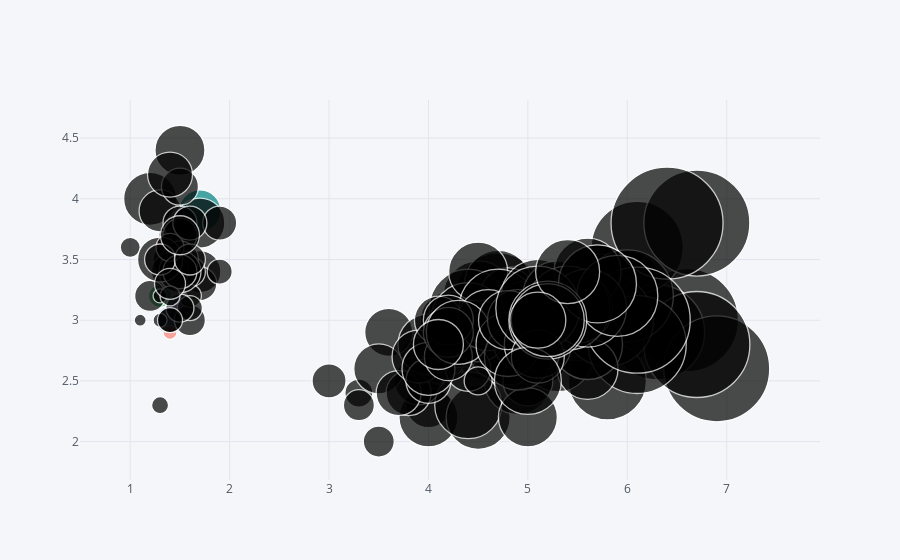

Notebook cell for this chart:
### Code cell
ds.iplot(kind='bubble',size='sepal_length',x='petal_length',y='sepal_width')

### Figure 1 — Plotly figure (JSON) as saved in the notebook; plotly's stock layout.template omitted (floating-point values rounded to 4 significant figures; data arrays with more than 128 entries replaced by an {"elided": "..."} marker saying what was removed)
{"data": [{"marker": {"color": ["rgb(255, 153, 51)", "rgb(55, 128, 191)", "rgb(50, 171, 96)", "rgb(128, 0, 128)", "rgb(219, 64, 82)", "rgb(0, 128, 128)", "rgb(255, 255, 51)", "rgb(128, 128, 0)", "rgb(251, 128, 114)", "rgb(128, 177, 211)"], "line": {"width": 1.3}, "size": {"elided": "150 int values"}, "symbol": "circle"}, "mode": "markers", "text": "", "type": "scatter", "x": {"elided": "150 float values"}, "y": {"elided": "150 float values"}}], "layout": {"legend": {"bgcolor": "#F5F6F9", "font": {"color": "#4D5663"}}, "paper_bgcolor": "#F5F6F9", "plot_bgcolor": "#F5F6F9", "title": {"font": {"color": "#4D5663"}}, "xaxis": {"gridcolor": "#E1E5ED", "showgrid": true, "tickfont": {"color": "#4D5663"}, "title": {"font": {"color": "#4D5663"}, "text": ""}, "zerolinecolor": "#E1E5ED"}, "yaxis": {"gridcolor": "#E1E5ED", "showgrid": true, "tickfont": {"color": "#4D5663"}, "title": {"font": {"color": "#4D5663"}, "text": ""}, "zerolinecolor": "#E1E5ED"}}}
